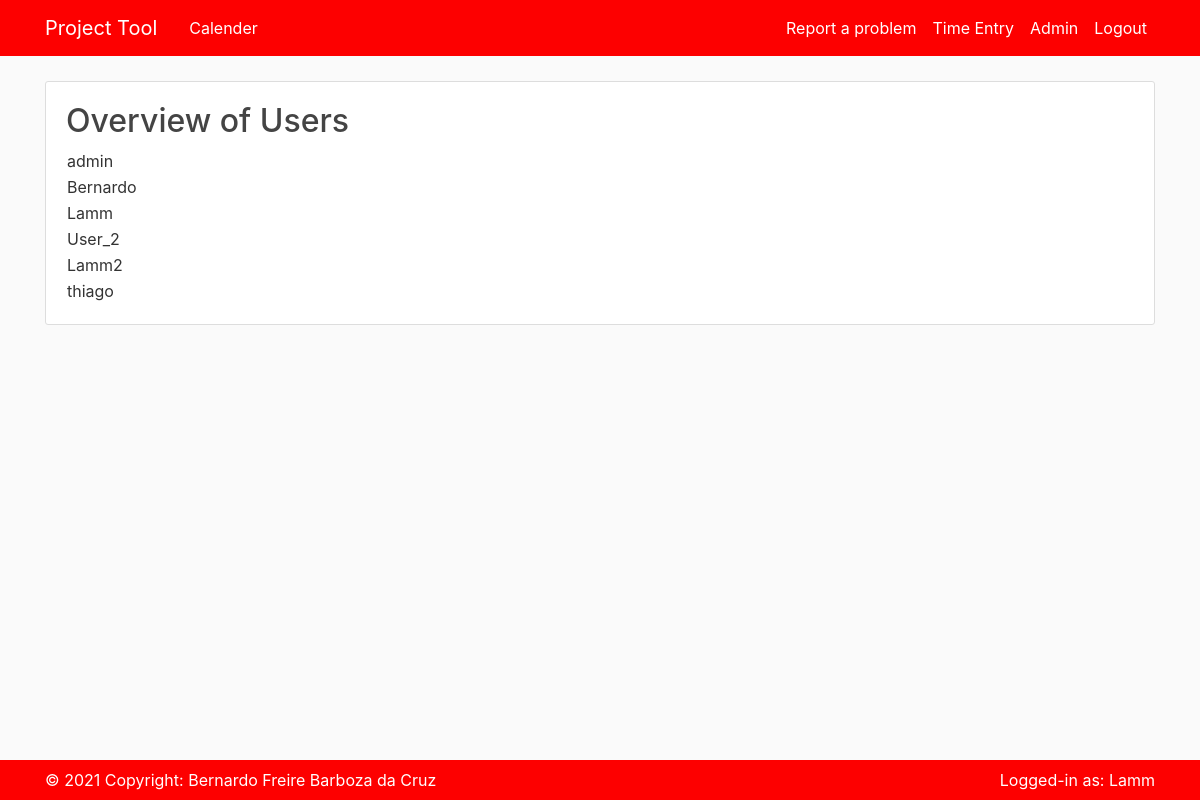
The page /admin/admin/users/ (signed in) on the database its author committed.
### pm_app/models.py (models this page shows, shortened)
class User(db.Model, UserMixin):
    id = db.Column(db.Integer, primary_key=True)
    username = db.Column(db.String(20), unique=True, nullable=False)
    email = db.Column(db.String(120), unique=True, nullable=False)
    image_file = db.Column(db.String(20), nullable=False, default='default.jpg')
    password = db.Column(db.String(60), nullable=False)
    supplier = db.Column(db.Integer, nullable=False)
    posts = db.relationship('Post', backref='author', lazy=True)
    workedfor = db.relationship('WorkedFor', backref='author', lazy=True)

### pm_app/routes.py (the view)
@app.route("/admin/<string:username>/users/", methods=['GET', 'POST'])
@login_required
def overview_users(username):
    users = User.query.all()
    kind = 'users'
    return render_template(
        'overview_users.html',
        title=f'Overview {kind.capitalize()}',
        kind=kind,
        infos=users,
        )

### pm_app/models.py (called while the page is built)
@login_manager.user_loader
def load_user(user_id):
    return User.query.get(int(user_id))

### pm_app/templates/overview_users.html
{% extends "layout.html" %}
{% block content %}
<div class="content-section">
    <h2>Overview of {{kind.capitalize()}}</h2>
    <table>
        {%for info in infos%}
        <tr>
            <td>{{info.username}}</td>
        </tr>
        {%endfor%}
    </table>
</div>
{% endblock %}

### pm_app/templates/layout.html (shortened to what this page needs)
<!DOCTYPE html>
<html>
<head>
    <link rel="stylesheet" href="https://maxcdn.bootstrapcdn.com/bootstrap/4.0.0/css/bootstrap.min.css">
    <link rel="stylesheet" type="text/css" href="{{ url_for('static', filename='main.css') }}">
</head>
<body>
    <header class="site-header">
      <nav class="navbar navbar-expand-md navbar-dark bg-steel fixed-top">
        <div class="container">
          <a class="navbar-brand mr-4" href="/">Project Tool</a>
          <div class="collapse navbar-collapse" id="navbarToggle">
            <div class="navbar-nav mr-auto">
              <a class="nav-item nav-link" href="{{ url_for('calendar_overview') }}">Calender</a>
            </div>
            <div class="navbar-nav">
              {% if current_user.is_authenticated %}
                <a class="nav-item nav-link" href="{{ url_for('new_post') }}">Report a problem</a>
                <a class="nav-item nav-link" href="{{ url_for('create_time_entry') }}">Time Entry</a>
                <a class="nav-item nav-link" href="{{ url_for('admin')}}">Admin</a>
                <a class="nav-item nav-link" href="{{ url_for('logout') }}">Logout</a>
              {% else %}
                <a class="nav-item nav-link" href="{{ url_for('login') }}">Login</a>
                <a class="nav-item nav-link" href="{{ url_for('register') }}">Register</a>
              {% endif %}
            </div>
          </div>
        </div>
      </nav>
    </header>
    <main role="main" class="container">
      <div class="row">
        <div class="col-md-8">
          {% with messages = get_flashed_messages(with_categories=true) %}
        </div>
      </div>
      {% endwith %}
      {% block content %}  {% endblock %}
    </main>
    <footer class="site-header">
      <nav class="navbar navbar-expand-md navbar-dark bg-steel fixed-bottom">
        <div class="container">
          <div class="navbar-nav mr-auto">
            <p class="navbar-nav" style="color: #ffffff;">© 2021 Copyright:
              Bernardo Freire Barboza da Cruz</p>
          </div>
          <div class="navbar-nav">
            <p class="navbar-nav" style="color: #ffffff;">Logged-in as: {{current_user.username}}</p>
          </div>
        </div>
      </nav>
    </footer>
</body>
</html>

### pm_app/static/main.css (style rules this page uses)
body { background: #fafafa; color: #333333; margin-top: 5rem; margin-bottom: 5rem; }
h1, h2, h3, h4, h5, h6 { color: #444444; }
.bg-steel { background-color: #fd0000; }
.site-header .navbar-nav .nav-link { color: #ffffff; }
.content-section { background: #ffffff; padding: 20px 20px; border: 1px solid #dddddd; border-radius: 3px; margin-bottom: 20px; }
th, td { text-align: left; }

### rows shown on the page
User: username "admin"
User: username "Bernardo"
User: username "Lamm"
User: username "User_2"
User: username "Lamm2"
User: username "thiago"

### other values the page prints
{{ kind.capitalize() }} "Users"
